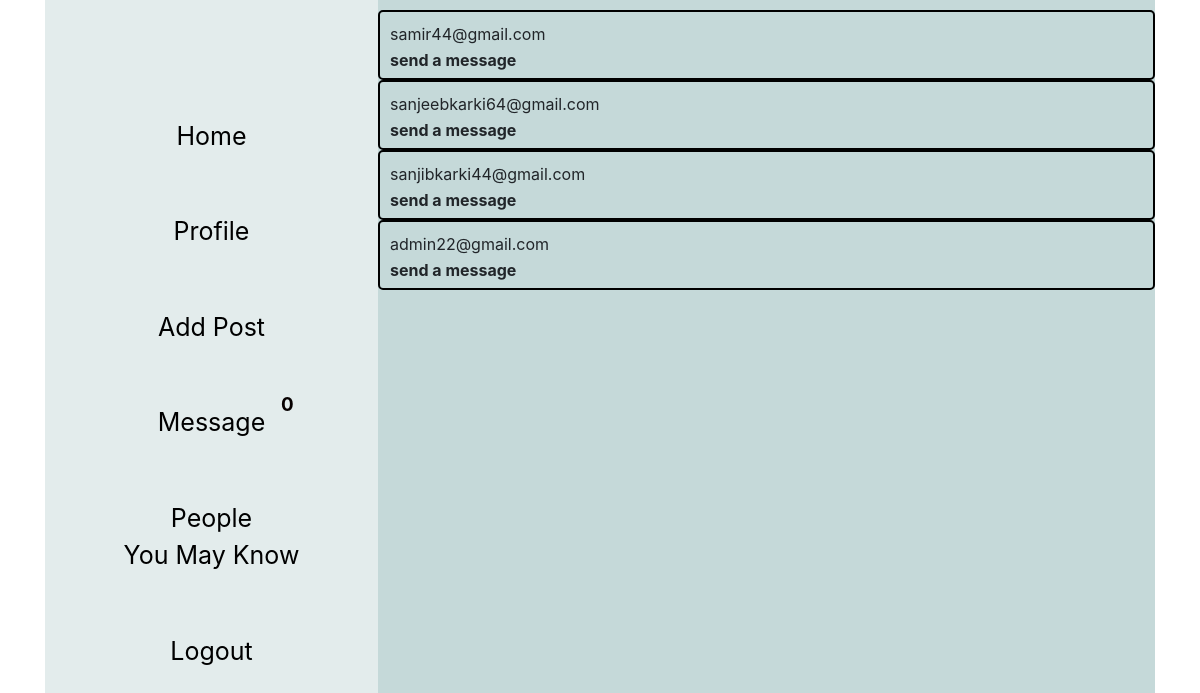
Page /messages/ (signed in) on the committed database.
### Home/models.py (models this page shows, shortened)
class Profile(models.Model):
    user = models.OneToOneField(User,on_delete = models.CASCADE)
    follows = models.ManyToManyField(
        "self",
        related_name="followed_by",
        symmetrical=False,
        blank=True
    )

### accounts/models.py (models this page shows, shortened)
class User(AbstractBaseUser, PermissionsMixin):
    email = models.EmailField(unique=True,primary_key=True)
    username = models.CharField(max_length=200)
    is_admin = models.BooleanField(default=False)
    is_active = models.BooleanField(default=True)
    USERNAME_FIELD = "email"
    REQUIRED_FIELDS = ["username",]
    objects = UserManager()

### Home/views.py (the view)
# urls.py: path('messages/',Message.as_view(),name="message"),
class Message(View):
    def get(self,request):
        friend = request.user.profile.follows.exclude(user=request.user).all()
        user = SenderModel.objects.get(user = request.user)
        return render(request,"front_pages/messages.html",{"friend":friend})

### Home/authentication.py (called while the page is built, shortened)
    def __call__(self, request):
        allowed_path = [reverse("login"),reverse("signup")]
        if request.user.is_authenticated:
            return self.get_response(request)

### Home/context_processors.py (called while the page is built)
def name(request):
    if request.user.is_authenticated:
        followed_by = request.user.profile.followed_by.all().values()
        following = request.user.profile.follows.all().values()
        receiver = ReceiverModel.objects.get(user=request.user)
        senders = ChatModel.objects.filter(
    receiver= receiver,
    is_read=False
    ).values('sender').distinct()
        count = senders.count()
        context = {
            "user": request.user,
            "followed_by":len(followed_by)-1,
            "following":len(following)-1,
            "senderId": Profile.objects.get(user=request.user).id,
            "count": count
        }
        return context
    else:
        context = {
        "followed_by": 0,
        "following": 0
        }
        return context

### templates/front_pages/messages.html (shortened to what this page needs)
{% extends 'index.html' %}
{% load static %}
{% block body %}
    <div class="messaging">
        {% for i in  friend %}
        <div class="message-contain" id="{{i.id}}">
            <div class="message-box" >
                <p class="username" id="{{i.user.email}}">
                    {{i.user.email}}
                </p>
                <b>send a message</b>
            </div>
        </div>
        {% endfor %}
    </div>
{% endblock %}

### static/css/styles.css (style rules this page uses)
* { margin: 0; padding: 0; height: 100%; }
.messaging { padding-top: 10px; }
.message-contain { border: 2px solid black; height: 70px; margin-bottom: 0; padding: 10px; border-radius: 5px; }
.message-box { height: 10px; }

### rows in the picture
Profile: user.email "samir44@gmail.com"
Profile: user.email "sanjeebkarki64@gmail.com"
Profile: user.email "sanjibkarki44@gmail.com"
Profile: user.email "admin22@gmail.com"

### other values in the picture
{{ count }} "0"
